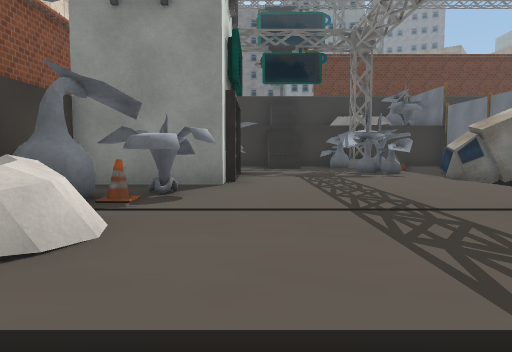
View 1 (above)

23 first-person views from a walk through a 3-D level made in the Unity game engine. The camera is 1.5 m above the floor, tilts 4° down and sees 70° across. The floor is counted in squares, 2 m on a side. Each view is taken from the middle of a square. On the plan, view 1 faces up. The plan holds only what a view shows up to about 11 squares ahead; the rest is blank. The place goes on beyond the plan. The player is left out. Some animated figures are left out. Some surface patterns are stand-ins.

View 2
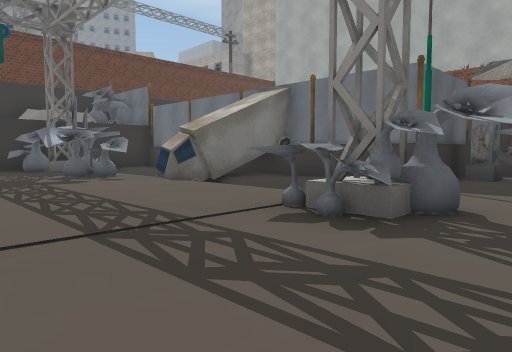

View 3
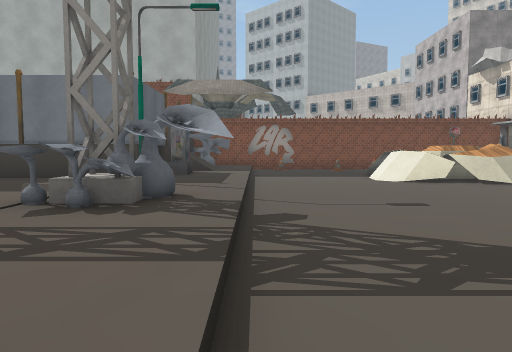

View 4
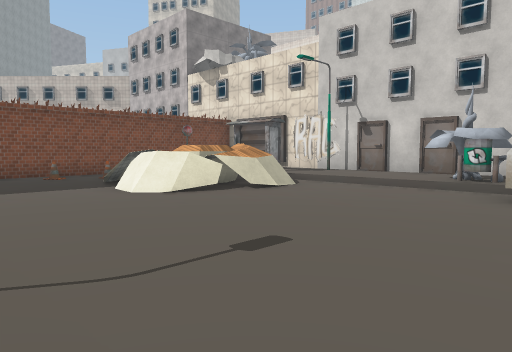

View 5
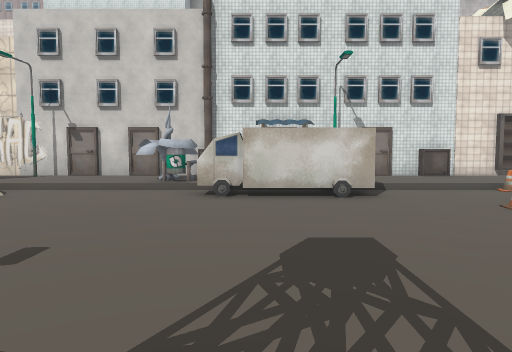

View 6
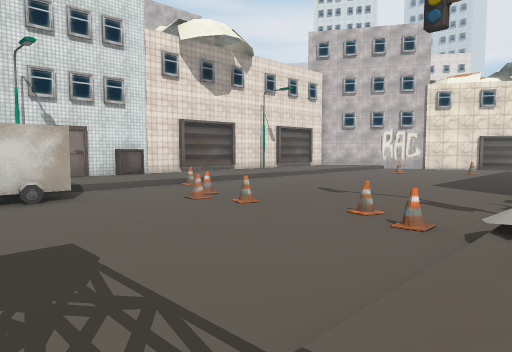

View 7
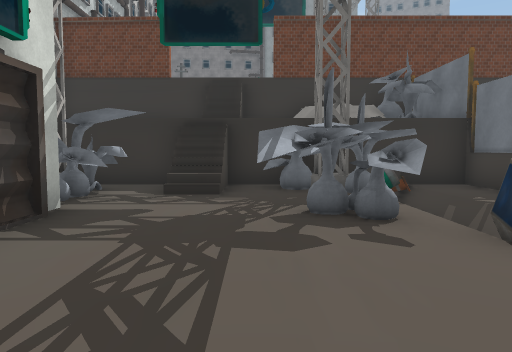

View 8
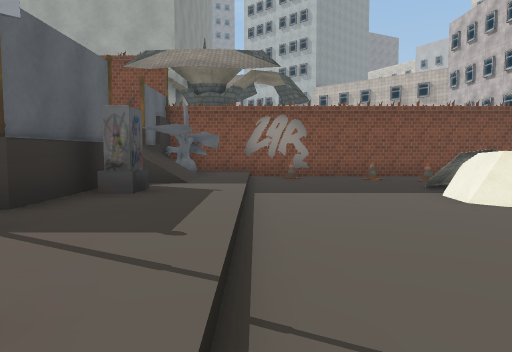

View 9
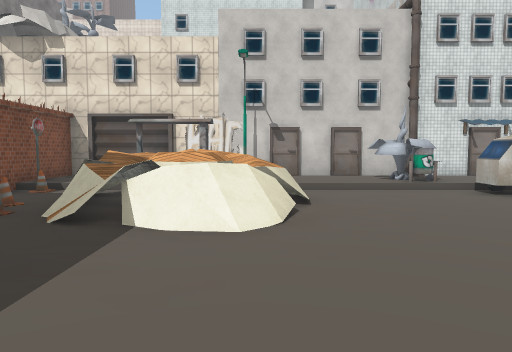

View 10
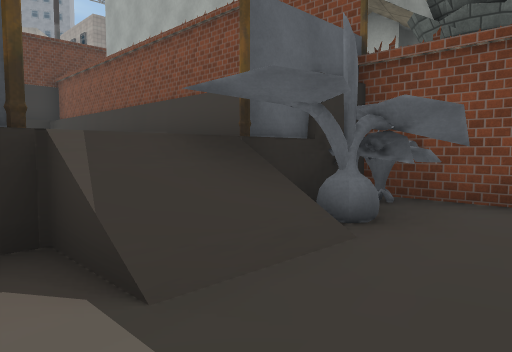

View 11
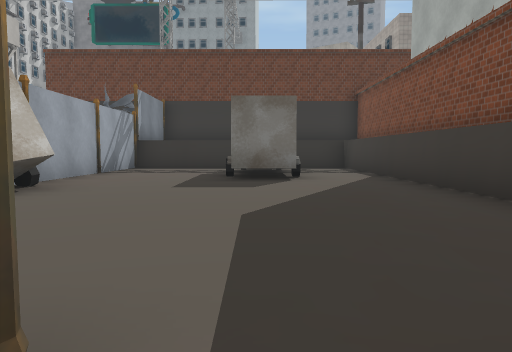

View 12
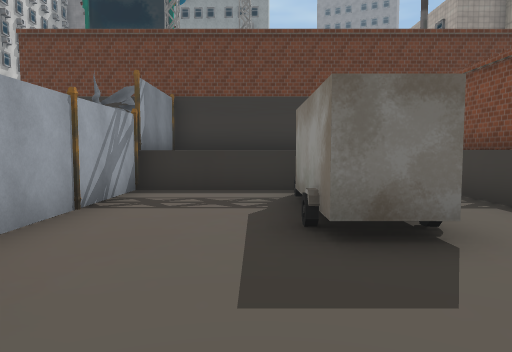

View 13
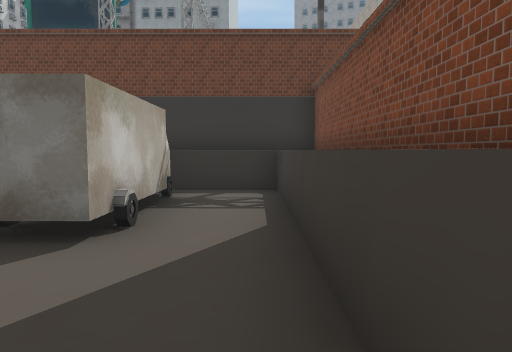

View 14
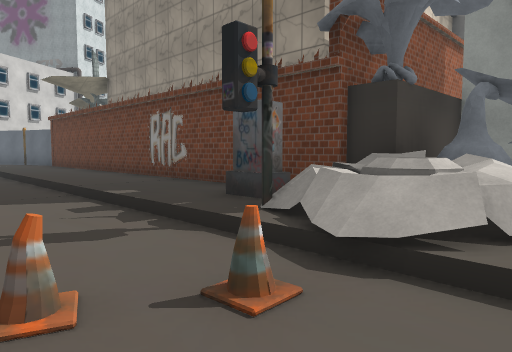

View 15
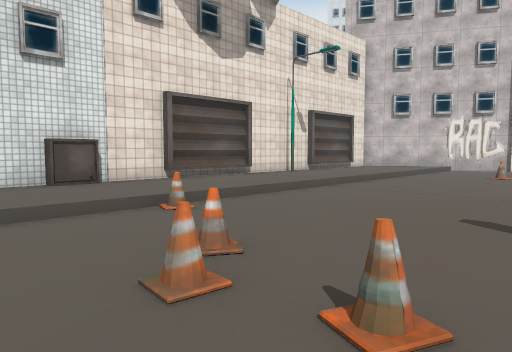

View 16
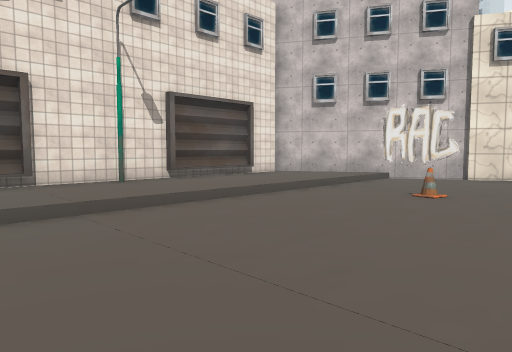

View 17
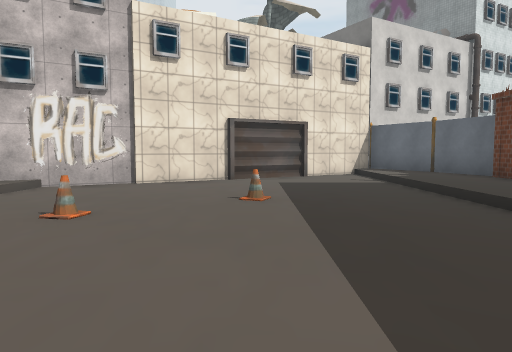

View 18
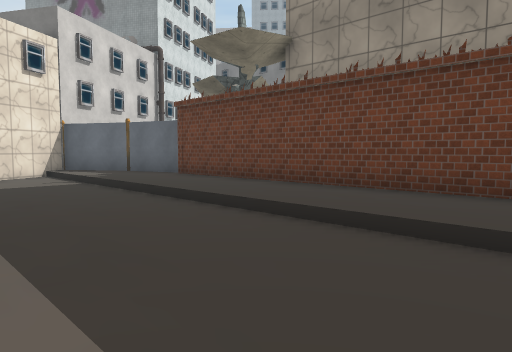

View 19
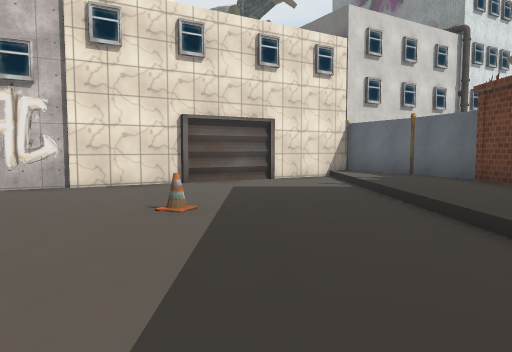

View 20
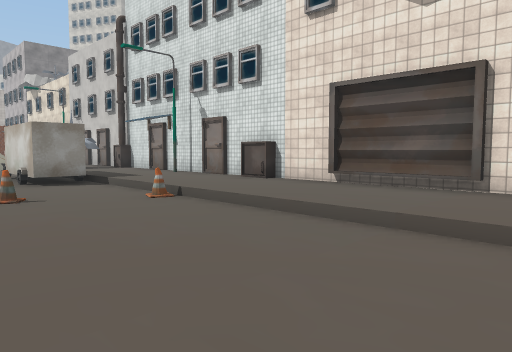

View 21
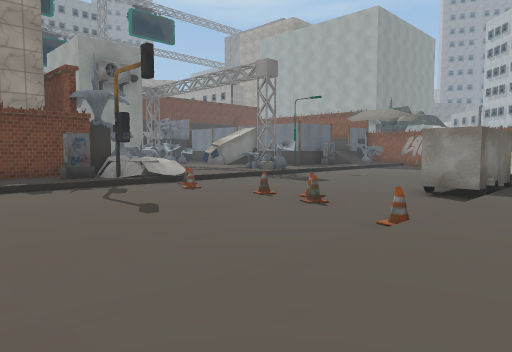

View 22
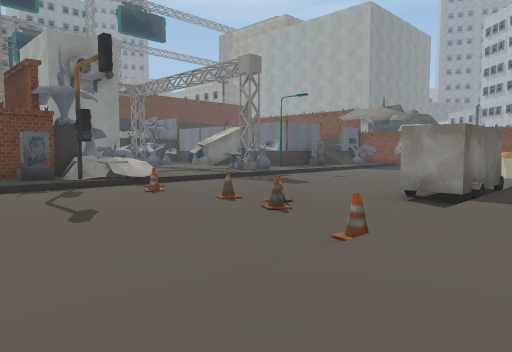

View 23
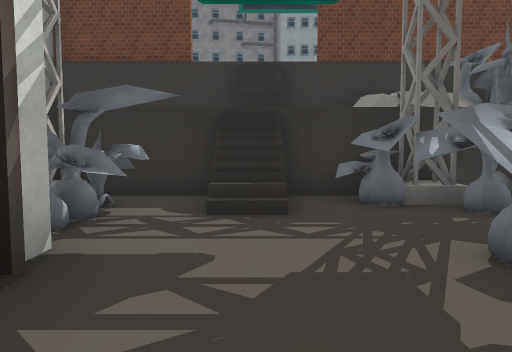

### Floor plan
Key: @ floor where view 1 was taken; # wall or solid block; . main floor; : floor 0.25 m higher than the main floor; - floor 0.25 m lower than the main floor; + floor 1.5 m higher than the main floor; * floor 1.75 m higher than the main floor; / step, stairs or slope; = window, fence, low wall or low ledge; ^ raised ledge; O other object.
Columns run from 20 left of view 1 to 15 right of it. Each row starts with its distance up from view 1.
 16                 ####   O##########^#
 15                          OO^      ^
 14                          O#^      ^
 13                   O##/#OOO#O^^^^^^#
 12                   OO:/OOO-##**O**^#
 11                    O:/:OO- #**O**^#
 10                    ::::O:-:#**O**^#
  9                 #  #::OOO- #**OO*^#
  8                 #  #::::OOOO*****^#
  7                 #  #::::/OOO*****^
  6                 ####:::://:#*****^
  5                 #OOO:::://:#*****^
  4     #######==####OOO:::O/  # #OO*^#
  3   OO:::::::::::::/ /:::OO:#:O://OO#
  2 #::::::::::::::OO//O:::OO:::::/::O#
  1 #/////////////////////////////////=
  0 ##................O.@............O#
 -1  #...............O................#
 -2  ##...O...................../=..O.#
 -3   #...............O.........//==O.#
 -4   ##....O........OO........///##O.#
 -5    #=...............OOO....==+#=..#
 -6    #=...........O...OOOO....===#.O#
 -7     ##::::::::::::::::::OO:::OOO ##
 -8      #::::::::::::::::::OO::::   :#
 -9      ############O#####O#####==####

Where each view was taken, in squares from view 1:
view 1: 0 up, 0 right, facing up
view 2: 1 up, 0 right, facing up-right
view 3: 1 up, 1 left, facing right
view 4: 1 up, 2 right, facing down-right
view 5: 2 up, 2 right, facing down
view 6: 2 up, 2 right, facing down-left
view 7: 5 up, 2 right, facing up
view 8: 1 up, 3 right, facing right
view 9: 2 up, 8 right, facing down
view 10: 1 up, 9 right, facing up-right
view 11: 3 up, 10 right, facing up
view 12: 6 up, 9 right, facing up
view 13: 6 up, 12 right, facing up
view 14: 1 down, 1 left, facing up-left
view 15: 2 down, 1 left, facing down-left
view 16: 2 down, 6 left, facing down-left
view 17: 2 down, 8 left, facing left
view 18: 2 down, 8 left, facing up-left
view 19: 1 down, 9 left, facing left
view 20: 3 down, 9 left, facing down-right
view 21: 8 down, 8 left, facing up-right
view 22: 8 down, 7 left, facing up-right
view 23: 7 up, 1 right, facing up
